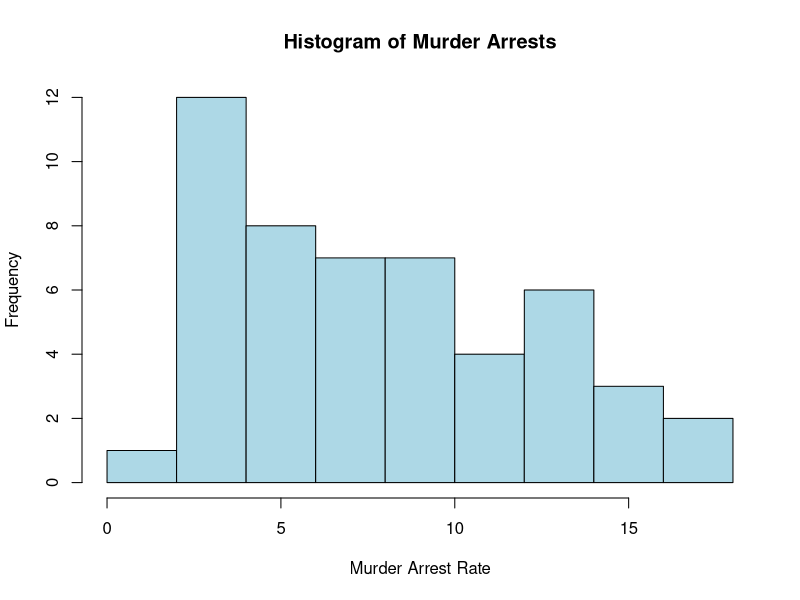
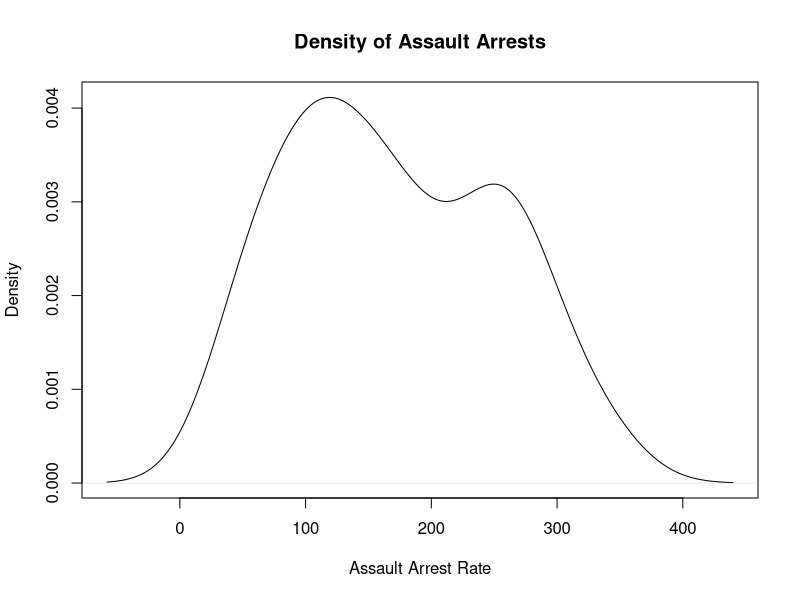
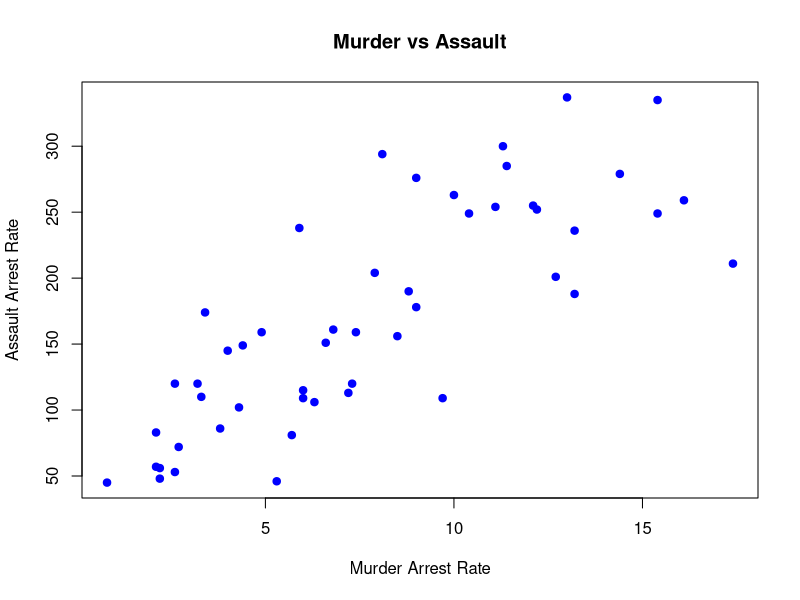
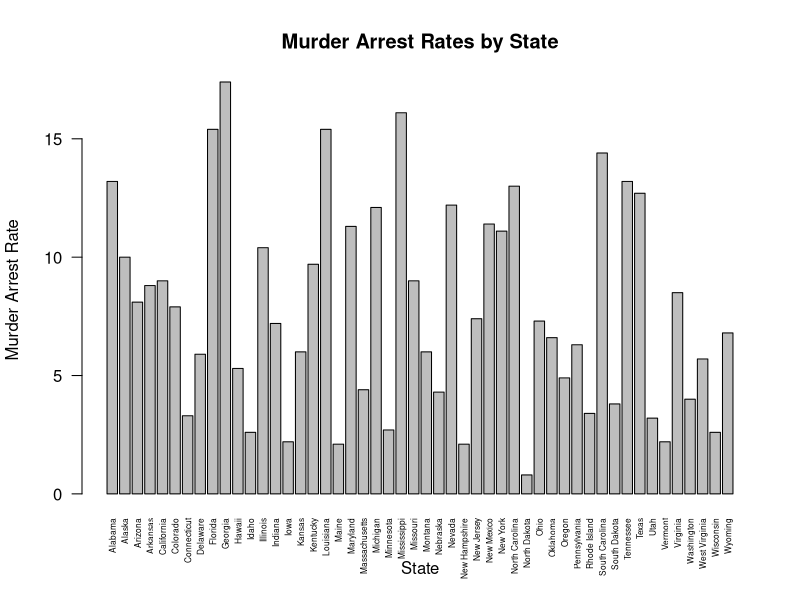

Write the R code that produced these figures, in order.
# Load dataset
data(USArrests)

# 1. Summary statistics
print(summary(USArrests))

# 2. State with the largest rape arrest rate
print(rownames(USArrests)[which.max(USArrests$Rape)])
print(max(USArrests$Rape))

# 3. Maximum and minimum Murder rates
print(max(USArrests$Murder))
print(min(USArrests$Murder))

print(rownames(USArrests)[which.max(USArrests$Murder)])
print(rownames(USArrests)[which.min(USArrests$Murder)])

# 4. Correlation among features
print(cor(USArrests))

# 5. States above median Assault arrests
above_median <- USArrests[
  USArrests$Assault > median(USArrests$Assault), 
]
print(above_median)

# 6. States in the bottom 25% for Murder
q25 <- quantile(USArrests$Murder, 0.25)

bottom_murder <- USArrests[
  USArrests$Murder <= q25, 
]
print(bottom_murder)

# 7. Histogram of Murder
hist(USArrests$Murder,
     main = "Histogram of Murder Arrests",
     xlab = "Murder Arrest Rate",
     col = "lightblue")

# 8. Density plot of Assault
plot(density(USArrests$Assault),
     main = "Density of Assault Arrests",
     xlab = "Assault Arrest Rate")

# 9. Scatterplot: Murder vs Assault
plot(USArrests$Murder, USArrests$Assault,
     main = "Murder vs Assault",
     xlab = "Murder Arrest Rate",
     ylab = "Assault Arrest Rate",
     pch = 19,
     col = "blue")

# 10. Bar graph of Murder rates for each state
barplot(USArrests$Murder,
        names.arg = rownames(USArrests),
        main = "Murder Arrest Rates by State",
        xlab = "State",
        ylab = "Murder Arrest Rate",
        las = 2,
        cex.names = 0.5)
